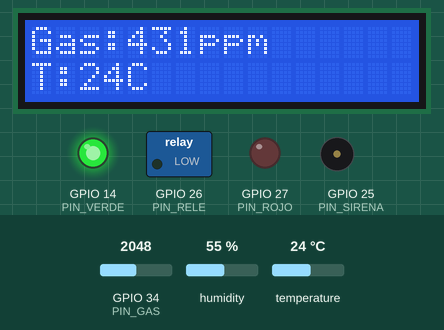
Simulated run of this program. Board: ESP32. Parts: 16×2 character LCD, switched loads named in the program (green lamp = pin HIGH), output pins drawn as LEDs (lit = HIGH), buzzer (waves = sounding, pin HIGH). The test bench sets the inputs (shaded band); at power-on: GPIO 34 (PIN_GAS) = 2048, temperature 24 °C, humidity 55 %. WiFi joins after 1.5 s; servers stay silent unless stated; random numbers use the default seed unless the program sets one; no MQTT or app messages arrive unless stated; what the program prints to the serial monitor is not drawn.

Above: at 2.7 s.
2.8 s: GPIO 34 (PIN_GAS) set to 3604
At 4.5 s:
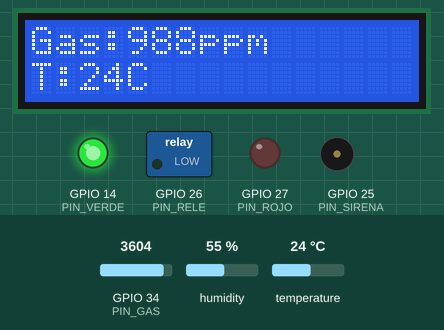
5.5 s: GPIO 34 (PIN_GAS) set to 3709
At 6.3 s:
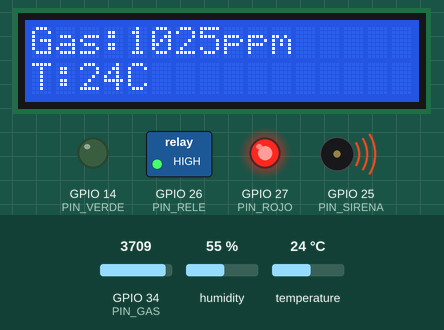
7.5 s: temperature set to 12 °C
At 10.5 s:
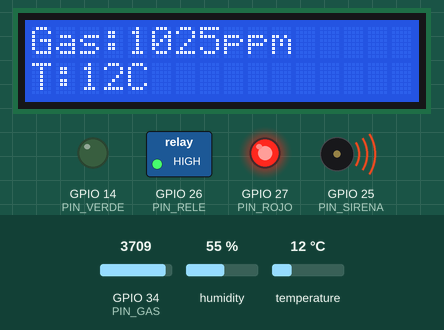
11.5 s: temperature set to 19 °C
At 14.8 s:
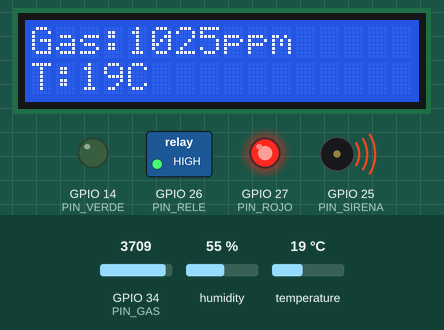
17.0 s: temperature set to 28 °C
At 19.0 s:
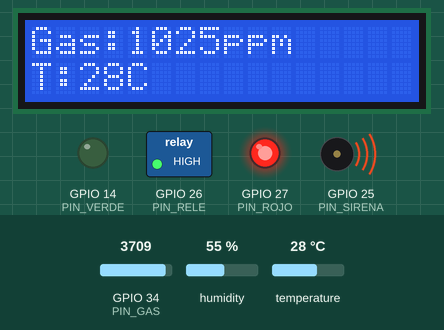
Timing chart, 0 to 20.5 s (numbered marks = the images above; inputs shaded):
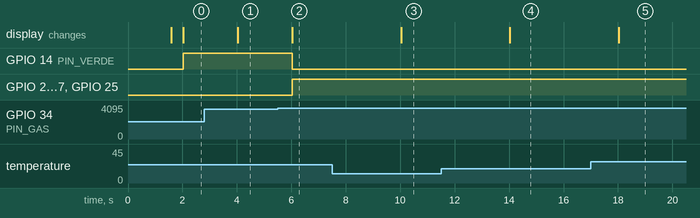

Measured:
- the behaviour switches between 3636 and 3637 on GPIO 34 (PIN_GAS) (found by bisection; images 1 and 2)
- after the input at 2.8 s, the display: changes after 1.2 s (image 1)
- after the input at 5.5 s, GPIO 14 (PIN_VERDE): HIGH → LOW after 0.53 s; GPIO 26 (PIN_RELE), GPIO 27 (PIN_ROJO), GPIO 25 (PIN_SIRENA): LOW → HIGH after 0.53 s; the display: changes after 0.53 s (image 2)
- after the input at 7.5 s, the display: changes after 2.5 s (image 3)
- after the input at 11.5 s, the display: changes after 2.5 s (image 4)
- after the input at 17.0 s, the display: changes after 1.0 s (image 5)

The program:

main.cpp
```cpp
#include <Arduino.h>
#include <WiFi.h>
#include <PubSubClient.h>
#include <LiquidCrystal_I2C.h>
#include <DHT.h>

// PINES ESP32
const int PIN_GAS = 34;
const int PIN_TEMP = 32;   // Aquí va el cable de DATOS del DHT22
const int PIN_SIRENA = 25;
const int PIN_RELE = 26;
const int PIN_ROJO = 27;
const int PIN_VERDE = 14;

// CONFIGURACIÓN DHT22
#define DHTTYPE DHT22
DHT dht(PIN_TEMP, DHTTYPE);

// UMBRALES Y CONSTANTES
const int UMBRAL_GAS_PPM = 1000;
const int UMBRAL_TEMP = 70;

// ¡PON TU WIFI REAL AQUÍ!
const char* ssid = "TU_WIFI_AQUI";
const char* password = "TU_CLAVE_AQUI";
const char* mqtt_server = "broker.hivemq.com";
const int mqtt_port = 1883;

// MQTT TOPICS
const char* topic_gas = "ubo/g5/sensor/gas";
const char* topic_temp = "ubo/g5/sensor/temperatura";
const char* topic_estado = "ubo/g5/sensor/estado";
const char* topic_control = "ubo/g5/control";

WiFiClient espClient;
PubSubClient client(espClient);
LiquidCrystal_I2C lcd(0x27, 16, 2);

unsigned long previousMillisSensors = 0;
const long intervalSensors = 2000;
unsigned long lastReconnectAttempt = 0;
bool comandoEmergenciaManual = false;

// DECLARACIÓN DE FUNCIONES
float calcularPPM(int lectura);
void setup_wifi();
boolean reconnectMQTT();
void callback(char* topic, byte* payload, unsigned int length);

void setup() {
  Serial.begin(115200);

  pinMode(PIN_SIRENA, OUTPUT);
  pinMode(PIN_RELE, OUTPUT);
  pinMode(PIN_ROJO, OUTPUT);
  pinMode(PIN_VERDE, OUTPUT);

  lcd.init();
  lcd.backlight();
  lcd.setCursor(0,0);
  lcd.print("Iniciando...");

  dht.begin(); // <-- Iniciamos el DHT22

  setup_wifi();
  client.setServer(mqtt_server, mqtt_port);
  client.setCallback(callback);

  lcd.clear();
}

void loop() {
  unsigned long currentMillis = millis();

  // GESTIÓN DE CONEXIÓN NO BLOQUEANTE
  if (!client.connected()) {
    if (currentMillis - lastReconnectAttempt >= 5000) {
      lastReconnectAttempt = currentMillis;
      if (reconnectMQTT()) {
        lastReconnectAttempt = 0;
      }
    }
  } else {
    client.loop();
  }

  // LECTURA DE SENSORES Y LÓGICA LOCAL
  if (currentMillis - previousMillisSensors >= intervalSensors) {
    previousMillisSensors = currentMillis;

    // LECTURA GAS
    int lecturaRawGas = analogRead(PIN_GAS);
    float ppm = calcularPPM(lecturaRawGas);

    // LECTURA TEMPERATURA DHT22
    float temperaturaC = dht.readTemperature();

    // Si el DHT22 falla o se desconecta el cable, devuelve NaN (Not a Number)
    if (isnan(temperaturaC)) {
      Serial.println("Error leyendo el DHT22, revisa los cables!");
      temperaturaC = 0; // Valor seguro temporal en caso de error
    }

    // Impresión en consola
    Serial.print("RAW Gas: "); Serial.print(lecturaRawGas);
    Serial.print(" | PPM: "); Serial.print(ppm);
    Serial.print(" | Temp: "); Serial.println(temperaturaC);

    // ACTUALIZAR PANTALLA
    lcd.setCursor(0, 0);
    lcd.print("Gas:"); lcd.print((int)ppm); lcd.print("ppm   ");
    lcd.setCursor(0, 1);
    lcd.print("T:"); lcd.print((int)temperaturaC); lcd.print("C     ");

    // PUBLICAR EN MQTT
    if (client.connected()) {
      client.publish(topic_gas, String(ppm).c_str());
      client.publish(topic_temp, String(temperaturaC).c_str());
    }

    // LÓGICA DE CONTROL LOCAL Y ESTADOS
    if (ppm > UMBRAL_GAS_PPM || temperaturaC > UMBRAL_TEMP || comandoEmergenciaManual) {
      digitalWrite(PIN_RELE, HIGH);
      digitalWrite(PIN_ROJO, HIGH);
      digitalWrite(PIN_VERDE, LOW);
      digitalWrite(PIN_SIRENA, HIGH);

      if (client.connected()) client.publish(topic_estado, "PELIGRO");
    } else {
      digitalWrite(PIN_RELE, LOW);
      digitalWrite(PIN_ROJO, LOW);
      digitalWrite(PIN_VERDE, HIGH);
      digitalWrite(PIN_SIRENA, LOW);

      if (client.connected()) client.publish(topic_estado, "SEGURO");
    }
  }
}

// FUNCIÓN GAS SENSOR
float calcularPPM(int lectura) {
  if (lectura <= 843) return 0.1;
  else if (lectura <= 3768) return (lectura - 843.0) * (1047.0 - 0.1) / (3768.0 - 843.0) + 0.1;
  else return (lectura - 3768.0) * (100000.0 - 1047.0) / (4041.0 - 3768.0) + 1047.0;
}

// FUNCIONES DE RED Y MQTT
void setup_wifi() {
  delay(10);
  Serial.println();
  Serial.print("Conectando a ");
  Serial.println(ssid);
  WiFi.begin(ssid, password);

  while (WiFi.status() != WL_CONNECTED) {
    delay(500);
    Serial.print(".");
  }
  Serial.println("");
  Serial.println("WiFi conectado");
}

boolean reconnectMQTT() {
  Serial.print("Intentando conexión MQTT...");
  String clientId = "ESP32Client-ZeroFlame";
  clientId += String(random(0xffff), HEX);

  if (client.connect(clientId.c_str())) {
    Serial.println("conectado");
    client.subscribe(topic_control);
    return true;
  } else {
    Serial.print("falló, rc=");
    Serial.print(client.state());
    Serial.println(" (Reintento en 5s)");
    return false;
  }
}

void callback(char* topic, byte* payload, unsigned int length) {
  String message = "";
  for (int i = 0; i < length; i++) {
    message += (char)payload[i];
  }

  if (message == "TEST") {
    comandoEmergenciaManual = true;
    Serial.println("COMANDO: Activando modo prueba (PELIGRO)");
  } else if (message == "RESET") {
    comandoEmergenciaManual = false;
    Serial.println("COMANDO: Reseteando al modo normal");
  }
}
```
